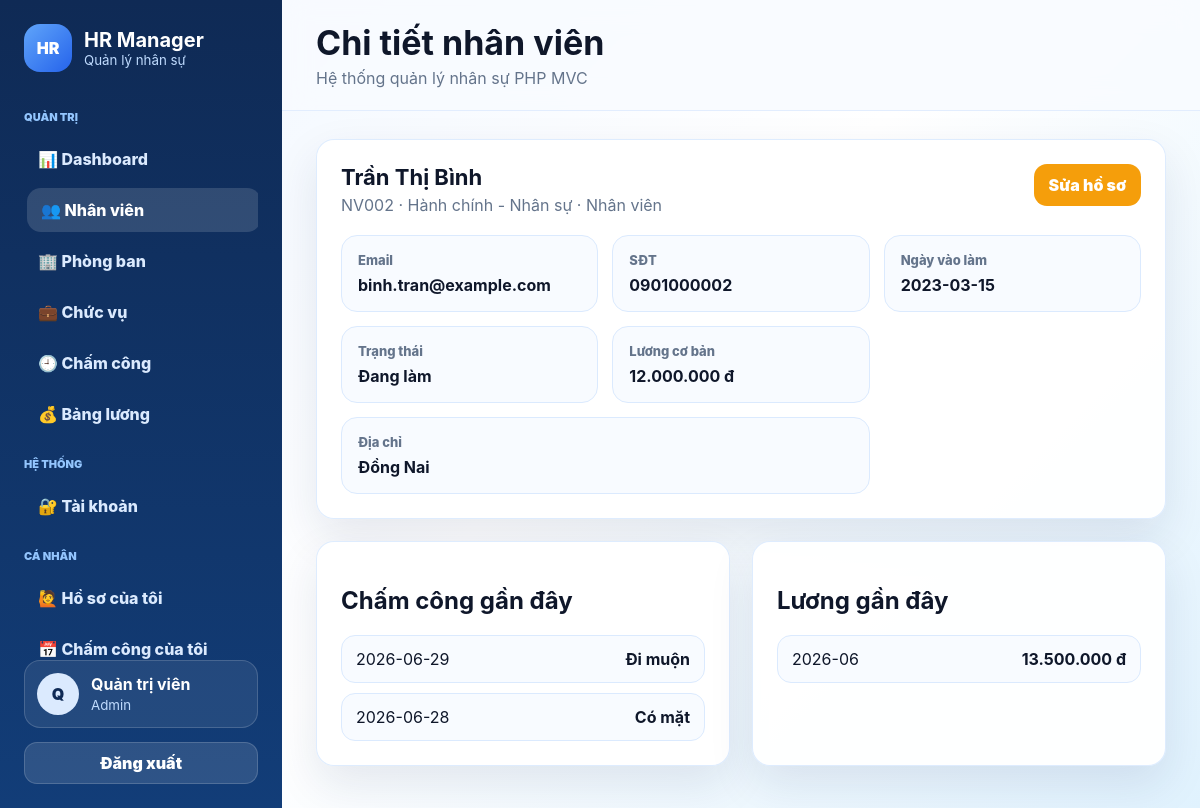
The page /public/index.php?page=employees&action=show&id=2 (signed in) on the database its author committed.
### tables this page shows
CREATE TABLE users (
    id INT AUTO_INCREMENT PRIMARY KEY,
    username VARCHAR(80) NOT NULL UNIQUE,
    password VARCHAR(255) NOT NULL,
    full_name VARCHAR(150) NOT NULL,
    email VARCHAR(150) UNIQUE,
    role ENUM('admin','hr','employee') NOT NULL DEFAULT 'employee',
    employee_id INT,
    status ENUM('active','locked') DEFAULT 'active',
    created_at TIMESTAMP DEFAULT CURRENT_TIMESTAMP,
    FOREIGN KEY (employee_id) REFERENCES employees(id) ON DELETE SET NULL
);

CREATE TABLE employees (
    id INT AUTO_INCREMENT PRIMARY KEY,
    employee_code VARCHAR(30) NOT NULL UNIQUE,
    full_name VARCHAR(150) NOT NULL,
    email VARCHAR(150) UNIQUE,
    phone VARCHAR(30),
    gender ENUM('male','female','other') DEFAULT 'other',
    birth_date DATE,
    address VARCHAR(255),
    department_id INT,
    position_id INT,
    hire_date DATE,
    status ENUM('working','probation','resigned') DEFAULT 'working',
    created_at TIMESTAMP DEFAULT CURRENT_TIMESTAMP,
    updated_at TIMESTAMP DEFAULT CURRENT_TIMESTAMP ON UPDATE CURRENT_TIMESTAMP,
    FOREIGN KEY (department_id) REFERENCES departments(id) ON DELETE SET NULL,
    FOREIGN KEY (position_id) REFERENCES positions(id) ON DELETE SET NULL
);

CREATE TABLE departments (
    id INT AUTO_INCREMENT PRIMARY KEY,
    department_code VARCHAR(30) NOT NULL UNIQUE,
    name VARCHAR(150) NOT NULL,
    manager_name VARCHAR(150),
    phone VARCHAR(30),
    description TEXT,
    created_at TIMESTAMP DEFAULT CURRENT_TIMESTAMP
);

CREATE TABLE positions (
    id INT AUTO_INCREMENT PRIMARY KEY,
    position_code VARCHAR(30) NOT NULL UNIQUE,
    name VARCHAR(150) NOT NULL,
    base_salary DECIMAL(15,2) NOT NULL DEFAULT 0,
    allowance DECIMAL(15,2) NOT NULL DEFAULT 0,
    description TEXT,
    created_at TIMESTAMP DEFAULT CURRENT_TIMESTAMP
);

CREATE TABLE attendance (
    id INT AUTO_INCREMENT PRIMARY KEY,
    employee_id INT NOT NULL,
    work_date DATE NOT NULL,
    status ENUM('present','late','absent','leave') DEFAULT 'present',
    check_in TIME,
    check_out TIME,
    note VARCHAR(255),
    created_at TIMESTAMP DEFAULT CURRENT_TIMESTAMP,
    UNIQUE KEY uq_attendance (employee_id, work_date),
    FOREIGN KEY (employee_id) REFERENCES employees(id) ON DELETE CASCADE
);

CREATE TABLE payrolls (
    id INT AUTO_INCREMENT PRIMARY KEY,
    employee_id INT NOT NULL,
    salary_month VARCHAR(7) NOT NULL,
    base_salary DECIMAL(15,2) NOT NULL DEFAULT 0,
    allowance DECIMAL(15,2) NOT NULL DEFAULT 0,
    bonus DECIMAL(15,2) NOT NULL DEFAULT 0,
    deduction DECIMAL(15,2) NOT NULL DEFAULT 0,
    net_salary DECIMAL(15,2) NOT NULL DEFAULT 0,
    note VARCHAR(255),
    created_at TIMESTAMP DEFAULT CURRENT_TIMESTAMP,
    updated_at TIMESTAMP DEFAULT CURRENT_TIMESTAMP ON UPDATE CURRENT_TIMESTAMP,
    UNIQUE KEY uq_payroll (employee_id, salary_month),
    FOREIGN KEY (employee_id) REFERENCES employees(id) ON DELETE CASCADE
);

### core/Helpers.php (called while the page is built, shortened)
<?php
function e(mixed $v): string { return htmlspecialchars((string)$v, ENT_QUOTES, 'UTF-8'); }
function app_url(array $params = []): string
{
    $query = http_build_query(array_filter($params, fn($v) => $v !== null && $v !== ''));
    return 'index.php' . ($query ? '?' . $query : '');
}
function current_page(): string { return $_GET['page'] ?? 'home'; }
function current_action(): string { return $_GET['action'] ?? 'index'; }
function view(string $view, array $data = []): void
{
    extract($data, EXTR_SKIP);
    $viewPath = BASE_PATH . '/app/views/' . $view . '.php';
    require $viewPath;
    require BASE_PATH . '/app/views/layouts/main.php';
}
function money(mixed $value): string { return number_format((float)$value, 0, ',', '.') . ' đ'; }
function role_label(?string $role): string
{
    return match($role) {
        'admin' => 'Admin',
        'hr' => 'Nhân sự',
        'employee' => 'Nhân viên',
        default => $role ?: '-',
    };
}
function employee_status_label(?string $status): string
{
    return match($status) {
        'working' => 'Đang làm',
        'probation' => 'Thử việc',
        'resigned' => 'Đã nghỉ',
        default => $status ?: '-',
    };
}
function attendance_label(?string $status): string
{
    return match($status) {
        'present' => 'Có mặt',
        'late' => 'Đi muộn',
        'absent' => 'Vắng',
        'leave' => 'Nghỉ phép',
        default => $status ?: '-',
    };
}

### app/controllers/ModuleController.php (called while the page is built, shortened)
<?php
class ModuleController
{
    public function handle(string $action): void
    {
        match($action) {
            'create' => $this->form(),
            'store' => $this->store(),
            'edit' => $this->form((int)($_GET['id'] ?? 0)),
            'update' => $this->update((int)($_GET['id'] ?? 0)),
            'delete' => $this->delete((int)($_GET['id'] ?? 0)),
            'show' => $this->show((int)($_GET['id'] ?? 0)),
            default => $this->index(),
        };
    }
    public function show(int $id): void
    {
        $employee = Database::fetch('SELECT e.*, d.name department_name, p.name position_name, p.base_salary, p.allowance FROM employees e LEFT JOIN departments d ON d.id=e.department_id LEFT JOIN positions p ON p.id=e.position_id WHERE e.id=?', [$id]);
        $attendance = Database::all('SELECT * FROM attendance WHERE employee_id=? ORDER BY work_date DESC LIMIT 8', [$id]);
        $payrolls = Database::all('SELECT * FROM payrolls WHERE employee_id=? ORDER BY salary_month DESC LIMIT 8', [$id]);
        view('modules/show_employee', ['title'=>'Chi tiết nhân viên', 'employee'=>$employee, 'attendance'=>$attendance, 'payrolls'=>$payrolls]);
    }
}

### public/index.php (called while the page is built, shortened)
<?php
require BASE_PATH . '/config/database.php';
require BASE_PATH . '/core/helpers.php';
require BASE_PATH . '/core/Database.php';
require BASE_PATH . '/core/Auth.php';
(new App())->run();

### core/Database.php (called while the page is built, shortened)
<?php
class Database
{
    private static ?PDO $connection = null;
    public static function connection(): PDO
    {
        if (self::$connection) return self::$connection;
        $dsn = sprintf('mysql:host=%s;port=%s;dbname=%s;charset=%s', DB_HOST, DB_PORT, DB_DATABASE, DB_CHARSET);
        try {
            self::$connection = new PDO($dsn, DB_USERNAME, DB_PASSWORD, [
                PDO::ATTR_ERRMODE => PDO::ERRMODE_EXCEPTION,
                PDO::ATTR_DEFAULT_FETCH_MODE => PDO::FETCH_ASSOC,
                PDO::ATTR_EMULATE_PREPARES => false,
            ]);
        } catch (PDOException $e) {
            http_response_code(500);
            echo '<h1>Không kết nối được database</h1>';
            echo '<p>Hãy import <b>database/hr_management.sql</b> và kiểm tra <b>config/database.php</b>.</p>';
            echo '<pre>' . htmlspecialchars($e->getMessage(), ENT_QUOTES, 'UTF-8') . '</pre>';
            exit;
        }
        return self::$connection;
    }
    public static function query(string $sql, array $params = []): PDOStatement
    {
        $stmt = self::connection()->prepare($sql);
        $stmt->execute($params);
        return $stmt;
    }
    public static function fetch(string $sql, array $params = []): ?array
    {
        $row = self::query($sql, $params)->fetch();
        return $row ?: null;
    }
    public static function all(string $sql, array $params = []): array
    {
        return self::query($sql, $params)->fetchAll();
    }
}

### core/Auth.php (called while the page is built, shortened)
<?php
class Auth{
    public static function user(): ?array{
        return Database::fetch('SELECT id, username, full_name, email, role, employee_id, status FROM users WHERE id =?',[(int)$_SESSION['user_id']]);
    }
    public static function hasRole(array $roles): bool
    {
        return in_array(self::user()['role'] ?? '', $roles, true);
    }
}

### app/views/modules/show_employee.php (the view, shortened to what this page needs)
<section class="card">
<div class="card-header"><div><h2><?= e($employee['full_name']) ?></h2><p><?= e($employee['employee_code']) ?> · <?= e($employee['department_name'] ?? '-') ?> · <?= e($employee['position_name'] ?? '-') ?></p></div><a class="btn btn-edit" href="<?= app_url(['page'=>'employees','action'=>'edit','id'=>$employee['id']]) ?>">Sửa hồ sơ</a></div>
<div class="info-grid">
<div><span>Email</span><strong><?= e($employee['email'] ?? '-') ?></strong></div>
<div><span>SĐT</span><strong><?= e($employee['phone'] ?? '-') ?></strong></div>
<div><span>Ngày vào làm</span><strong><?= e($employee['hire_date'] ?? '-') ?></strong></div>
<div><span>Trạng thái</span><strong><?= e(employee_status_label($employee['status'])) ?></strong></div>
<div><span>Lương cơ bản</span><strong><?= money($employee['base_salary'] ?? 0) ?></strong></div>
<div class="span-2"><span>Địa chỉ</span><strong><?= e($employee['address'] ?? '-') ?></strong></div>
</div>
</section>
<div class="content-grid two-cols">
<section class="card"><h2>Chấm công gần đây</h2><div class="mini-list"><?php foreach ($attendance as $a): ?><div class="mini-row"><span><?= e($a['work_date']) ?></span><strong><?= e(attendance_label($a['status'])) ?></strong></div><?php endforeach; ?></div></section>
<section class="card"><h2>Lương gần đây</h2><div class="mini-list"><?php foreach ($payrolls as $p): ?><div class="mini-row"><span><?= e($p['salary_month']) ?></span><strong><?= money($p['net_salary']) ?></strong></div><?php endforeach; ?></div></section>
</div>

### app/views/layouts/sidebar.php (shortened to what this page needs)
<?php $user = Auth::user(); $page = current_page(); ?>
<aside class="sidebar" id="sidebar">
    <a class="brand" href="<?= app_url(['page'=>Auth::hasRole(['employee']) ? 'profile' : 'dashboard']) ?>">
        <span class="brand-icon">HR</span><span><strong>HR Manager</strong><small>Quản lý nhân sự</small></span>
    </a>
    <nav class="sidebar-nav">
        <?php if (Auth::hasRole(['admin','hr'])): ?>
        <div class="nav-label">Quản trị</div>
        <?php foreach ([
            'dashboard'=>'📊 Dashboard','employees'=>'👥 Nhân viên','departments'=>'🏢 Phòng ban',
            'positions'=>'💼 Chức vụ','attendance'=>'🕘 Chấm công','payrolls'=>'💰 Bảng lương'
        ] as $p=>$label): ?>
            <a class="nav-link <?= $page===$p?'active':'' ?>" href="<?= app_url(['page'=>$p]) ?>"><?= $label ?></a>
        <?php endforeach; endif; ?>
        <?php if (Auth::hasRole(['admin'])): ?>
            <div class="nav-label">Hệ thống</div>
            <a class="nav-link <?= $page==='users'?'active':'' ?>" href="<?= app_url(['page'=>'users']) ?>">🔐 Tài khoản</a>
        <?php endif; ?>
        <div class="nav-label">Cá nhân</div>
        <a class="nav-link <?= $page==='profile' && current_action()==='index'?'active':'' ?>" href="<?= app_url(['page'=>'profile']) ?>">🙋 Hồ sơ của tôi</a>
        <a class="nav-link <?= current_action()==='attendance'?'active':'' ?>" href="<?= app_url(['page'=>'profile','action'=>'attendance']) ?>">📅 Chấm công của tôi</a>
    </nav>
    <div class="sidebar-footer">
        <div class="mini-user"><span class="avatar"><?= e(mb_substr($user['full_name'] ?? 'U', 0, 1)) ?></span><div><strong><?= e($user['full_name'] ?? '') ?></strong><small><?= e(role_label($user['role'] ?? '')) ?></small></div></div>
        <a class="btn btn-ghost full" href="<?= app_url(['page'=>'logout']) ?>">Đăng xuất</a>
    </div>
</aside>

### public/assets/css/app.css (style rules this page uses)
:root { --bg: #eff6ff; --surface: #fff; --text: #0f172a; --muted: #64748b; --border: #dbeafe; --primary: #2563eb; --sidebar: #0f2a55; --edit: #f59e0b; --delete: #dc2626; --radius: 18px; --shadow: 0 18px 45px rgba(15, 42, 85, 0.1); --sidebar-width: 282px; }
* { box-sizing: border-box; }
body { margin: 0; font-family: Inter, Segoe UI, Arial, sans-serif; background: linear-gradient(135deg, #eff6ff, #fff, #e0f2fe); color: var(--text); }
a { text-decoration: none; color: inherit; }
.sidebar { position: fixed; inset: 0 auto 0 0; width: var(--sidebar-width); padding: 24px; background: linear-gradient(180deg, #0f2a55, #123d78); color: #dbeafe; display: flex; flex-direction: column; z-index: 50; }
.brand { display: flex; gap: 12px; align-items: center; color: #fff; }
.brand-icon { width: 48px; height: 48px; display: grid; place-items: center; border-radius: 16px; background: linear-gradient(135deg, #60a5fa, #2563eb); font-weight: 900; }
.brand strong { display: block; font-size: 20px; }
.brand small { display: block; color: #bfdbfe; }
.sidebar-nav { display: grid; gap: 7px; padding: 24px 0; overflow: auto; }
.nav-label { margin: 14px 0 6px; color: #93c5fd; text-transform: uppercase; font-weight: 900; font-size: 11px; }
.nav-link { display: flex; gap: 10px; padding: 12px 14px; border-radius: 14px; color: #dbeafe; font-weight: 800; transition: 0.18s; }
.nav-link:hover, .nav-link.active { background: rgba(255, 255, 255, 0.14); color: #fff; transform: translateX(3px); }
.sidebar-footer { margin-top: auto; display: grid; gap: 14px; }
.mini-user { display: flex; align-items: center; gap: 12px; padding: 12px; border: 1px solid rgba(255, 255, 255, 0.16); border-radius: 16px; background: rgba(255, 255, 255, 0.08); }
.avatar { width: 42px; height: 42px; border-radius: 50%; background: #dbeafe; color: var(--sidebar); display: grid; place-items: center; font-weight: 900; }
.mini-user strong { display: block; color: #fff; }
.mini-user small { color: #bfdbfe; }
.card { background: rgba(255, 255, 255, 0.94); border: 1px solid rgba(219, 234, 254, 0.9); border-radius: var(--radius); box-shadow: var(--shadow); padding: 24px; }
.card-header { display: flex; justify-content: space-between; align-items: flex-start; gap: 16px; margin-bottom: 20px; }
.card-header h2 { margin: 0 0 5px; font-size: 22px; }
.card-header p { margin: 0; color: var(--muted); }
.content-grid.two-cols { display: grid; grid-template-columns: 1fr 1fr; gap: 22px; }
.btn { display: inline-flex; align-items: center; justify-content: center; gap: 8px; border: 0; border-radius: 13px; min-height: 42px; padding: 10px 15px; font-weight: 900; cursor: pointer; transition: 0.18s; }
.btn-edit { background: var(--edit); color: #fff; }
.btn-ghost { background: rgba(255, 255, 255, 0.12); color: #fff; border: 1px solid rgba(255, 255, 255, 0.16); }
.full { width: 100%; }
.span-2 { grid-column: span 2; }
.info-grid { display: grid; grid-template-columns: repeat(3, 1fr); gap: 14px; }
.info-grid div { padding: 16px; border: 1px solid var(--border); border-radius: 16px; background: #f8fbff; }
.info-grid span { display: block; color: var(--muted); font-size: 13px; font-weight: 800; margin-bottom: 7px; }
.mini-list { display: grid; gap: 10px; }
.mini-row { display: flex; justify-content: space-between; gap: 12px; padding: 13px 14px; border: 1px solid var(--border); border-radius: 14px; background: #f8fbff; }

### rows shown on the page
users: full_name "Q", full_name "Quản trị viên", role "Admin"
employees: full_name "Trần Thị Bình", employee_code "NV002", department.name "Hành chính - Nhân sự", position.name "Nhân viên", email "binh.tran@example.com", phone "0901000002", hire_date "2023-03-15", status "Đang làm", position.base_salary "12.000.000 đ", address "Đồng Nai"
attendance: work_date "2026-06-29", status "Đi muộn"
attendance: work_date "2026-06-28", status "Có mặt"
payrolls: salary_month "2026-06", net_salary "13.500.000 đ"

### other values the page prints
$label "📊 Dashboard"
$label "👥 Nhân viên"
$label "🏢 Phòng ban"
$label "💼 Chức vụ"
$label "🕘 Chấm công"
$label "💰 Bảng lương"
$title "Chi tiết nhân viên"
